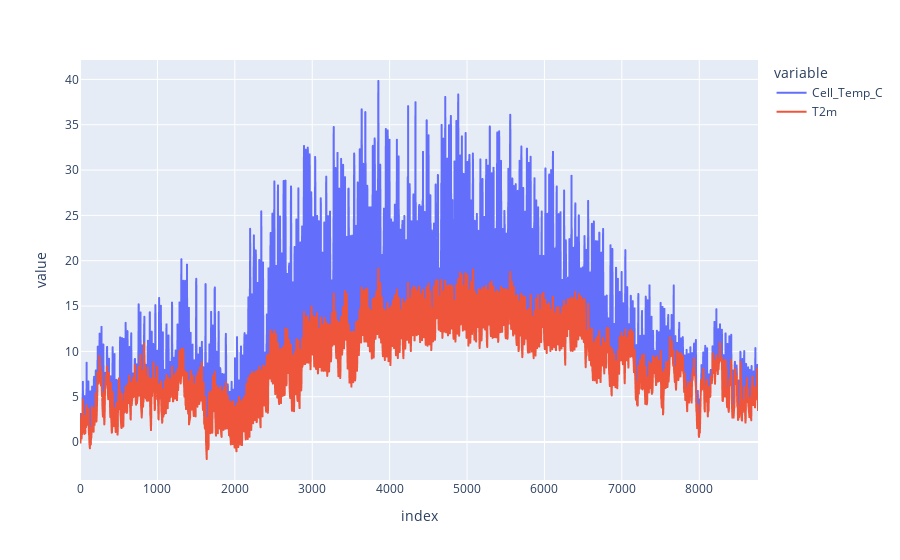

This figure's notebook cell:
### Code cell
px.line(pv_model.models[0]["model_result"][["Cell_Temp_C", "T2m"]])

### Figure 1 — Plotly figure (JSON) as saved in the notebook; plotly's stock layout.template omitted (floating-point values rounded to 4 significant figures; data arrays with more than 128 entries replaced by an {"elided": "..."} marker saying what was removed)
{"data": [{"hovertemplate": "variable=Cell_Temp_C<br>index=%{x}<br>value=%{y}<extra></extra>", "legendgroup": "Cell_Temp_C", "line": {"color": "#636efa", "dash": "solid"}, "marker": {"symbol": "circle"}, "mode": "lines", "name": "Cell_Temp_C", "showlegend": true, "type": "scattergl", "x": {"elided": "8760 int values"}, "xaxis": "x", "y": {"elided": "8760 float values"}, "yaxis": "y"}, {"hovertemplate": "variable=T2m<br>index=%{x}<br>value=%{y}<extra></extra>", "legendgroup": "T2m", "line": {"color": "#EF553B", "dash": "solid"}, "marker": {"symbol": "circle"}, "mode": "lines", "name": "T2m", "showlegend": true, "type": "scattergl", "x": {"elided": "8760 int values"}, "xaxis": "x", "y": {"elided": "8760 float values"}, "yaxis": "y"}], "layout": {"legend": {"title": {"text": "variable"}, "tracegroupgap": 0}, "margin": {"t": 60}, "xaxis": {"anchor": "y", "domain": [0, 1], "title": {"text": "index"}}, "yaxis": {"anchor": "x", "domain": [0, 1], "title": {"text": "value"}}}}
